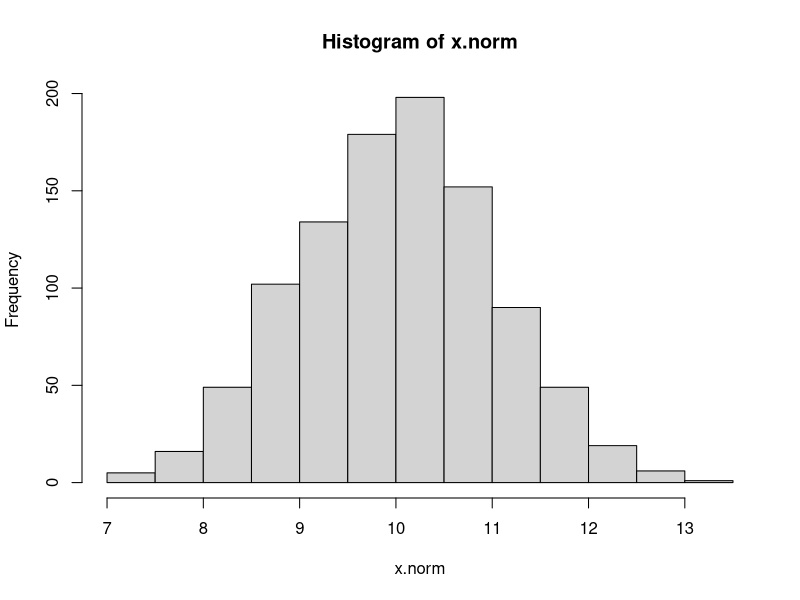
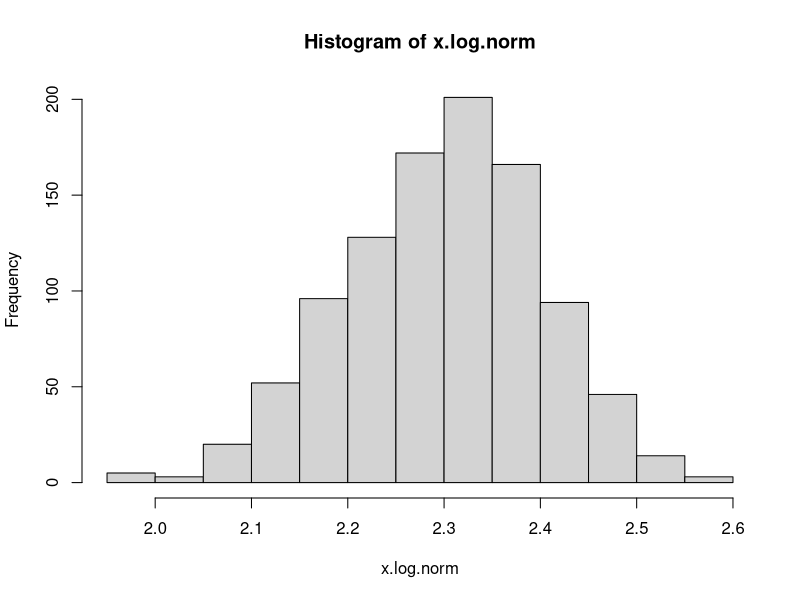
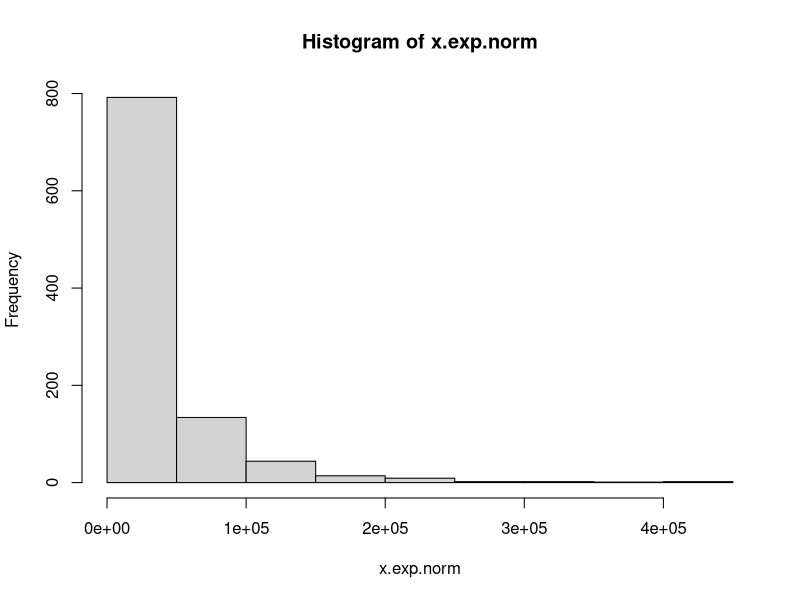

Source code (R) for these figures, in order: (Note: this script raises an error after producing the figures.)
#' Should a log or exponential transformation be recommended?

x.norm <- rnorm(1000) + 10
x.log.norm <- log(x.norm)
x.exp.norm <- exp(x.norm)

hist(x.norm)
hist(x.log.norm)
hist(x.exp.norm)

#' Test for normality of each transformation of the variable
shapiro.test(x.norm)
shapiro.test(log(x.norm))
shapiro.test(exp(x.norm))
#' p-value above 0.1 implies normal

#' What about uniformity?  That's fine
x.unif <- runif(1000)
x.log.unif <- log(x.unif)
x.exp.unif <- exp(x.unif)

shapiro.test(x.unif)
shapiro.test(log(x.unif))
shapiro.test(exp(x.unif))

unif.test <- function(x) {
  x <- x - min(x)
  u <- x / max(x)
  n <- qnorm(u)
  n <- n[is.finite(n)]
  return( shapiro.test(n) )
}

unif.test(x.unif)
unif.test(x.norm)
unif.test(x.log)
unif.test(x.exp)

RecommendTransformation <- function(x, min.p=.05) {
  if(shapiro.test(x)$p.value > min.p) return("no recommendation (is normal)")
  if(unif.test(x)$p.value > min.p) return("no recommendation (is uniform)")
  if(shapiro.test(log(x))$p.value > min.p) return("recommend log transform (result is normal)")
  if(unif.test(log(x))$p.value > min.p) return("recommend log transform (result is uniform)")
  if(shapiro.test(exp(x))$p.value > min.p) return("recommend exp transform (result is normal)")
  if(unif.test(exp(x))$p.value > min.p) return("recommend exp transform (result is uniform)")
  return("no recommendation")
}

RecommendTransformation(x.norm)
RecommendTransformation(x.log.norm)
RecommendTransformation(x.exp.norm)
RecommendTransformation(x.unif)
RecommendTransformation(x.log.unif)
RecommendTransformation(x.exp.unif)
RecommendTransformation(rbeta(1000, .25, .25))

